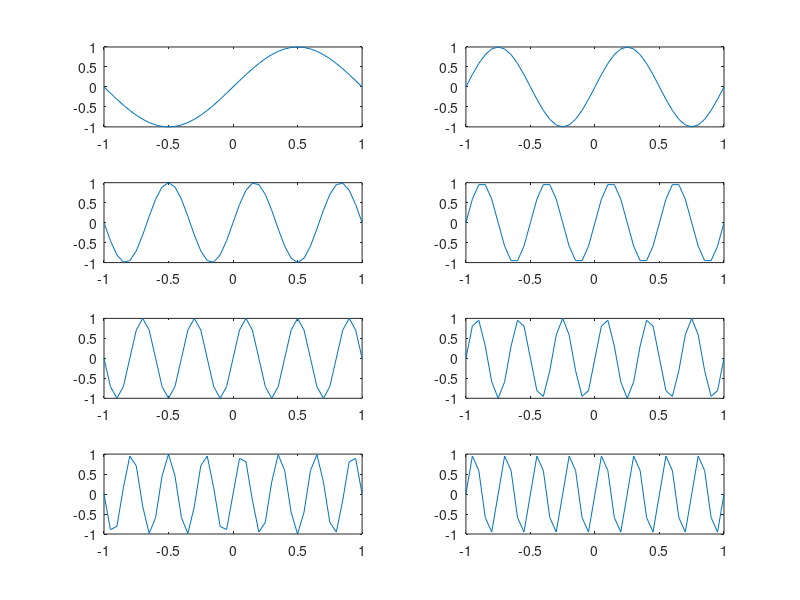
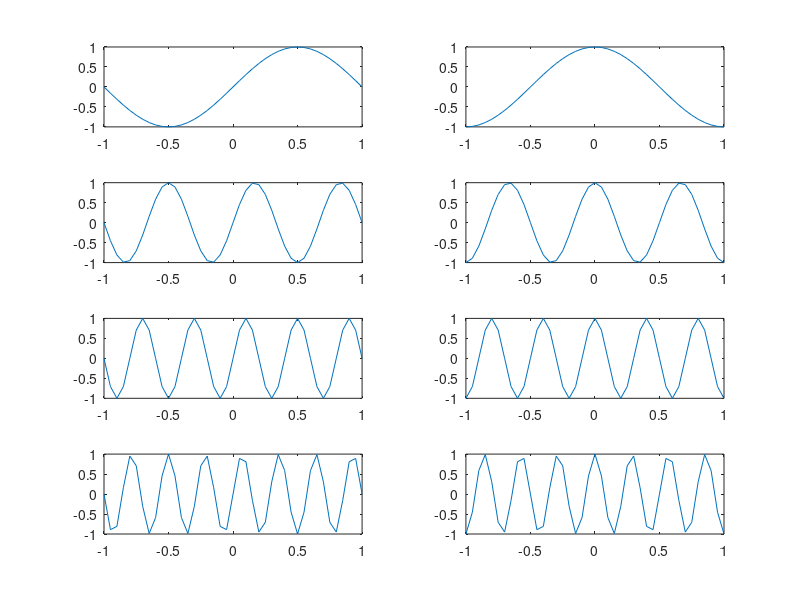

These figures' MATLAB source, in order:
%% EXERCISE 3

% This script illustrate for loop
clc
close all
clear all

figure,
x = -1:.05:1;
for n = 1:8
subplot(4,2,n), plot(x,sin(n*pi*x))
end
pause

figure
x = -1:.05:1;
for n = 1:2:8
subplot(4,2,n), plot(x,sin(n*pi*x))
subplot(4,2,n+1), plot(x,cos(n*pi*x))
%pause
end
pause
% draw sin(nx) and cos(nx) for n = 1; 3; 5; 7 alongside each other.


for counter = [23 11 19 5.4 6]
counter
end
% repeats the code as far as the end with counter=23 the first time, 
% counter=11 the second time, and so forth.